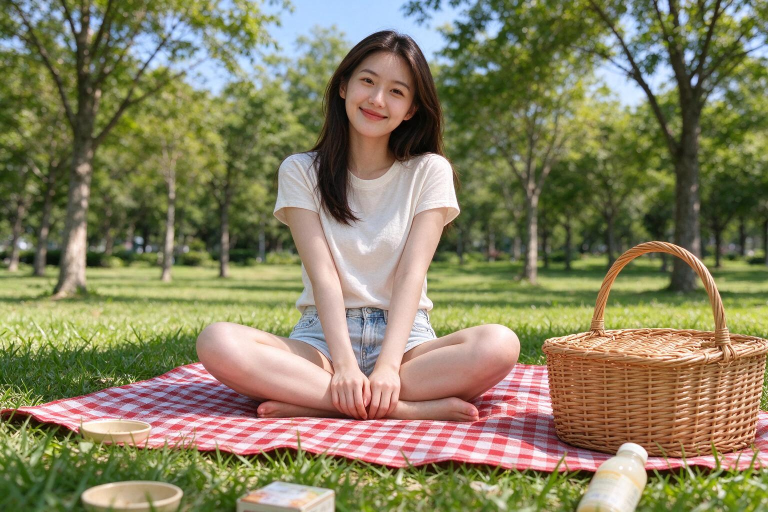
#> input picture assets/scenes/batch4/h10_grass_picnic.png, 1536 x 1024 px (shown at 1/2 size)
$ python -i relight.py   (imports and definitions only)
#> lines starting #> are read from the running program, lines starting #| are printed output that depends on the picture
#> further down, picture is the input picture: PIL image 1536x1024 RGB; mean R, G, B 135.6, 129, 96.6
"""S3.4 重打光：把中性棚拍光的立绘，按场景主光方向补一层明暗。

## 为什么需要这一步

立绘是在纯白背景、中性棚拍光下生成的。它自带一套"从正前方打光"的明暗，
贴到一张强侧光的照片上就会**穿帮成贴纸**——不是因为她画得不好，
而是因为她的明暗和照片的明暗不是同一个光源。

`match_ambient` 解决不了这个：它只做**直流分量平移**（把她的整体色偏往背景拉），
不改变任何空间分布。实测位移只有 [-1.7, -8.3, -8.3]，也就是说
"调完之后她还是平的"。要补的是**梯度**，不是**偏移**。

## 模型

只做一件事：沿主光方向叠一层线性明暗。

    gain(p) = 1 + amp * t(p)          t ∈ [-1, 1] 沿光方向归一化的位置

三个必须做对的地方：

1. **保能量**。直接乘会让她整体变暗或变亮（一侧 +amp 另一侧 -amp 平均是 1，
   但她的轮廓在 t 上不对称，实际均值会偏）。所以按她自己的像素把 gain 的
   加权均值归一到 1 —— 只改分布，不改总亮度。

2. **按 alpha 羽化**。她边缘的抗锯齿像素不该和内部一样被乘。
   直接 `arr * gain` 会在轮廓上留下一道亮度台阶。

3. **色温也要跟着方向走**。真实光源有颜色：受光面偏光源色、背光面偏环境色。
   这里不拍常数，而是**从照片自己身上量**——把背景像素按亮度分位数切成
   "亮的一撮"和"暗的一撮"，两组的色差就是这张照片光/影的色温差。
   量出来是暖的就往暖走，是冷的就往冷走。

## 什么时候不做

`light_azimuth_deg` 为 None（auto 档没判出方向）时**直接放弃**。
一个方向错的梯度比没有梯度更糟——这和人脸打光反了会立刻被察觉是一个道理。
置信度低于 0.45 也不做，理由相同。
"""

from __future__ import annotations

import numpy as np
from PIL import Image, ImageFilter

# 色温偏移的封顶。超过 ±0.06 就会把深蓝女仆裙染成紫的。
_TINT_MAX = 0.06

# 量色温时空采样步长：2M 像素全量排序要 180ms，跳着取 1/9 结果不变但快一个量级
_TINT_STRIDE = 3


# [8 lines left out: function light_vector, not called in this run]


def side_light(photo: Image.Image, work: int = 128,
               min_contrast: float = 0.03) -> dict | None:
    """量这张照片"右边比左边亮多少"，据此判断侧光来向。

    ## 为什么不信 VLM 的 left/right

    实测在 `s04_full`（秋季公园全身照）上，VLM 回答 `light=left`，
    但画面里树影和她的投影都朝左倒、牛仔裤和球鞋也都是右侧更亮——
    光是从**右边**来的。方向判反了。
    而同一张图的横向亮度差是 +7.3%（向右变亮），和实拍一致。

    方向错了比不打光更糟（这一点在模块开头已经说过），所以方向改由画面决定。
    VLM 仍然有用：它给的 `quality_hardness` 决定梯度幅度，那是个不会"反号"的量。

    ## 为什么只用横向，而且用整幅画面

    **只用横向**：纵向亮度差里内容占比压倒性。实测整幅平面拟合的纵向斜率
    在长椅那张是 +63.4%（上方草地暗、下方水泥地亮），公园那张是 −78.5%
    （上方天空亮、下方深色衣服暗）——那不是光，是"画面里什么东西在哪儿"。

    **用整幅而不是她周围一圈**：她身边那圈常常站着人、摆着家具，
    局部窗口的均值会被单个物体带跑。整幅取列中位数更稳。

    ## 抗噪

    1. 降采样 + 高斯模糊，抹掉纹理；
    2. 每列先取**中位数**再求均值（不是逐像素平均），
       这样天上那块高光斑、地上那块死黑都压不动结果；
    3. 只比较中间 86% 的列宽，避开镜头暗角；
    4. 对比度低于 `min_contrast` 判"没有侧光"——阴天、顶光、室内散射都走这条。
    """
#> called with work = 128, min_contrast = 0.03
    small = photo.convert("RGB").resize(
        (work, max(8, int(round(photo.height * work / photo.width)))),
        Image.BILINEAR).filter(ImageFilter.GaussianBlur(2))
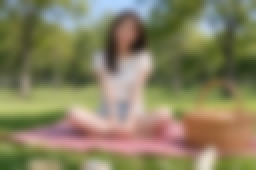
#> small: PIL image 128x85 RGB (shown 2 times larger); mean R, G, B 135.5, 129, 96.6
    lum = np.asarray(small, dtype=np.float32) @ np.array([0.299, 0.587, 0.114],
                                                        dtype=np.float32)
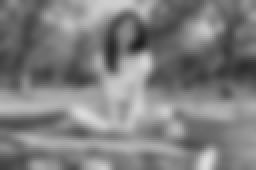
#> lum: shape (85, 128) float32 (shown 2 times larger); min 31.38, max 221.1, mean 127.3
    col = np.median(lum, axis=0)                      # 每列中位数，压掉孤立高光/死黑
#> col = 128 values, max 169.5 at index 66, min 97.54 at index 9, mean 126.9
    n = col.size
#> n = 128
    a, b = int(n * 0.07), int(n * 0.93)               # 去掉两端各 7%，避暗角
#> a = 8; b = 119
    col = col[a:b]
#> col = 111 values, max 169.5 at index 58, min 97.54 at index 1, mean 128.5
    k = max(1, col.size // 3)
#> k = 37
    left, right = float(col[:k].mean()), float(col[-k:].mean())
#> left = 122.9; right = 114.3
    denom = max(left + right, 1.0)
#> denom = 237.2
    contrast = (right - left) / denom
#> contrast = -0.0364
    if abs(contrast) < min_contrast:
        return None
    return {
        # 右边更亮 → 光从右边来 → azimuth 0；反之 180
        "azimuth": 0.0 if contrast > 0 else 180.0,
        "contrast": round(float(contrast), 4),
        "left": round(left, 1), "right": round(right, 1),
    }


# [126 lines left out: functions amp_for, scene_tint, relight, not called in this run]

>>> from PIL import Image
>>> picture = Image.open('../assets/scenes/batch4/h10_grass_picnic.png')
>>> result = side_light(picture)
#> result = {'azimuth': 180, 'contrast': -0.0364, 'left': 122.9, 'right': 114.3}

$ run again, on assets/scenes/batch4/h01_cafe_phone.png
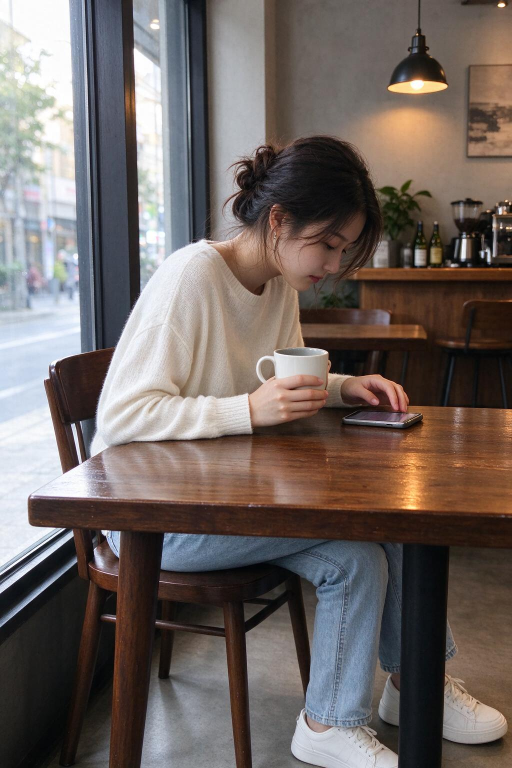
#> input picture assets/scenes/batch4/h01_cafe_phone.png, 1024 x 1536 px (shown at 1/2 size)
#> picture is the input picture: PIL image 1024x1536 RGB; mean R, G, B 111, 101.1, 97.2
#> in side_light, `small = photo.convert("RGB").resize( (work, max(8, int(round(photo.hei..`:
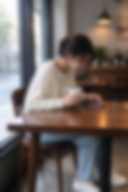
#> small: PIL image 128x192 RGB; mean R, G, B 111, 101.1, 97.2
#> in side_light, `lum = np.asarray(small, dtype=np.float32) @ np.array([0.299, 0.587, 0...`:
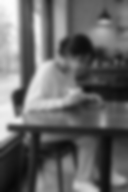
#> lum: shape (192, 128) float32; min 8.7, max 252, mean 103.6
#> in side_light, `col = np.median(lum, axis=0)`: col = 128 values, max 201.3 at index 8, min 52.31 at index 107, mean 108.5
#> in side_light, `col = col[a:b]`: col = 111 values, max 201.3 at index 0, min 52.31 at index 99, mean 104.2
#> left = 135.2; right = 73.36
#> denom = 208.5
#> contrast = -0.296
#> result = {'azimuth': 180, 'contrast': -0.296, 'left': 135.2, 'right': 73.4}

$ run again, on assets/scenes/batch4/h02_bench_read.png
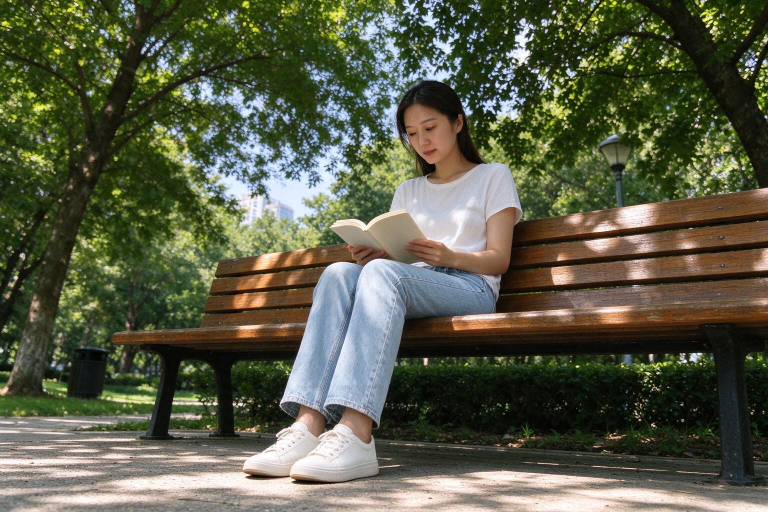
#> input picture assets/scenes/batch4/h02_bench_read.png, 1536 x 1024 px (shown at 1/2 size)
#> picture is the input picture: PIL image 1536x1024 RGB; mean R, G, B 90, 92.7, 71.3
#> in side_light, `small = photo.convert("RGB").resize( (work, max(8, int(round(photo.hei..`:
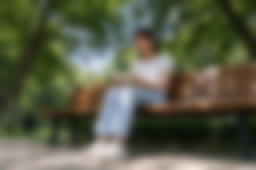
#> small: PIL image 128x85 RGB (shown 2 times larger); mean R, G, B 89.9, 92.7, 71.3
#> in side_light, `lum = np.asarray(small, dtype=np.float32) @ np.array([0.299, 0.587, 0...`:
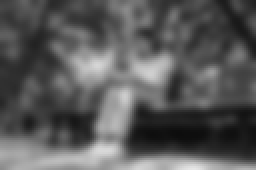
#> lum: shape (85, 128) float32 (shown 2 times larger); min 13.01, max 230.9, mean 89.4
#> in side_light, `col = np.median(lum, axis=0)`: col = 128 values, max 153.2 at index 55, min 50.24 at index 125, mean 83.62
#> in side_light, `col = col[a:b]`: col = 111 values, max 153.2 at index 47, min 51.36 at index 105, mean 87.17
#> left = 79.07; right = 69.62
#> denom = 148.7
#> contrast = -0.0636
#> result = {'azimuth': 180, 'contrast': -0.0636, 'left': 79.1, 'right': 69.6}

$ run again, on assets/scenes/batch4/h03_subway_wait.png
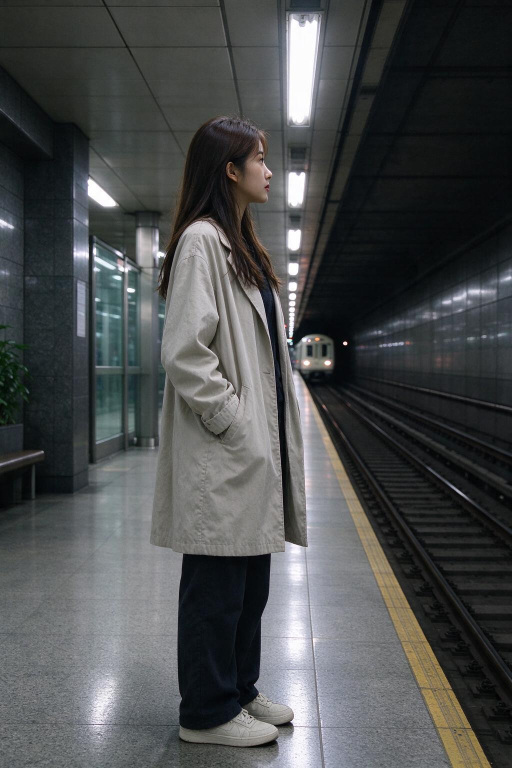
#> input picture assets/scenes/batch4/h03_subway_wait.png, 1024 x 1536 px (shown at 1/2 size)
#> picture is the input picture: PIL image 1024x1536 RGB; mean R, G, B 74.6, 76.6, 77.1
#> in side_light, `small = photo.convert("RGB").resize( (work, max(8, int(round(photo.hei..`:
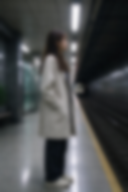
#> small: PIL image 128x192 RGB; mean R, G, B 74.6, 76.7, 77.2
#> in side_light, `col = np.median(lum, axis=0)`: col = 128 values, max 157.1 at index 77, min 22.59 at index 125, mean 67.72
#> in side_light, `col = col[a:b]`: col = 111 values, max 157.1 at index 69, min 24.16 at index 109, mean 72.87
#> left = 81.55; right = 35.57
#> denom = 117.1
#> contrast = -0.393
#> result = {'azimuth': 180, 'contrast': -0.393, 'left': 81.6, 'right': 35.6}
